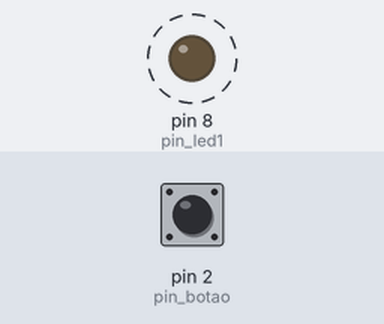
This sketch was run on a simulated Arduino Uno, built with avr-gcc and run on an emulated ATmega328P. Parts: output pins drawn as LEDs (lit = HIGH). Dashed ring = blinking. Inputs (shaded band) come from the test bench; at power-on: pin 2 (pin_botao) HIGH.

Above: at 0.5 s.
Timing chart, 0 to 4.6 s (numbered marks = the images above):
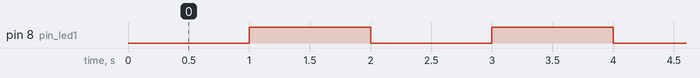

The sketch:

millis_2.ino
```cpp
#define pin_led1 8
#define pin_botao 2
#define intervalo 1000
unsigned long tempo_anterior = 0;
bool estado = 0;

void setup() {

  pinMode(pin_led1, OUTPUT);
  pinMode(pin_botao, INPUT_PULLUP);

}

void loop() {
  unsigned long tempo_atual = millis();
  if ((tempo_atual - tempo_anterior) >= intervalo) {
    estado = !estado;
    digitalWrite(pin_led1, estado);
    tempo_anterior = tempo_atual;
  }
  bool botao = !digitalRead(pin_botao);
  if (botao == 1) {

  }

}
```

Measured:
- by itself, pin 8 (pin_led1): alternates HIGH for 1.0 s and LOW for 1.0 s
